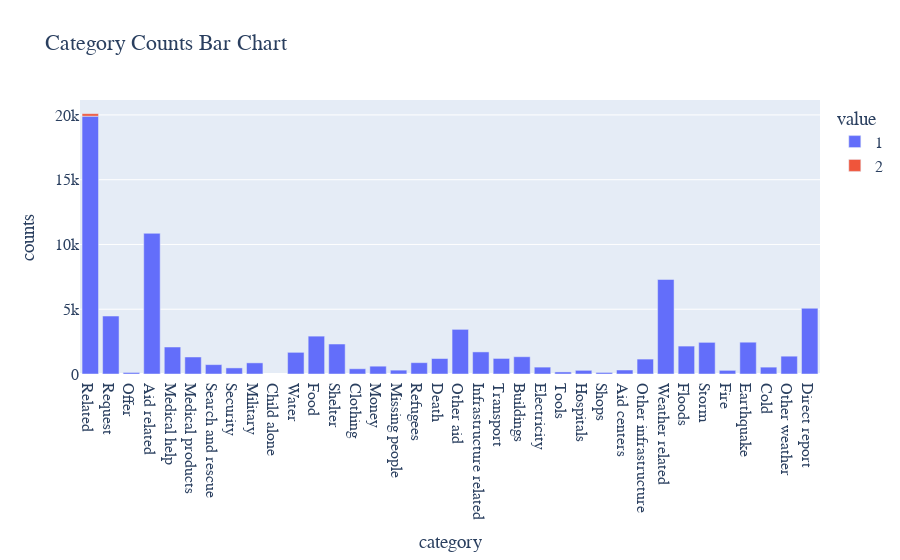

Write notebook code for a chart like this one.
### Code cell
fig.show()

### Figure 1 — Plotly figure (JSON) as saved in the notebook; plotly's stock layout.template omitted (floating-point values rounded to 4 significant figures)
{"data": [{"alignmentgroup": "True", "hovertemplate": "value=1<br>category=%{x}<br>counts=%{y}<extra></extra>", "legendgroup": "1", "marker": {"color": "#636efa", "pattern": {"shape": ""}}, "name": "1", "offsetgroup": "1", "orientation": "v", "showlegend": true, "textposition": "auto", "type": "bar", "x": ["Related", "Request", "Offer", "Aid related", "Medical help", "Medical products", "Search and rescue", "Security", "Military", "Child alone", "Water", "Food", "Shelter", "Clothing", "Money", "Missing people", "Refugees", "Death", "Other aid", "Infrastructure related", "Transport", "Buildings", "Electricity", "Tools", "Hospitals", "Shops", "Aid centers", "Other infrastructure", "Weather related", "Floods", "Storm", "Fire", "Earthquake", "Cold", "Other weather", "Direct report"], "xaxis": "x", "y": [19906, 4474, 118, 10860, 2084, 1313, 724, 471, 860, null, 1672, 2923, 2314, 405, 604, 298, 875, 1194, 3446, 1705, 1201, 1333, 532, 159, 283, 120, 309, 1151, 7297, 2155, 2443, 282, 2455, 530, 1376, 5075], "yaxis": "y"}, {"alignmentgroup": "True", "hovertemplate": "value=2<br>category=%{x}<br>counts=%{y}<extra></extra>", "legendgroup": "2", "marker": {"color": "#EF553B", "pattern": {"shape": ""}}, "name": "2", "offsetgroup": "2", "orientation": "v", "showlegend": true, "textposition": "auto", "type": "bar", "x": ["Related", "Request", "Offer", "Aid related", "Medical help", "Medical products", "Search and rescue", "Security", "Military", "Child alone", "Water", "Food", "Shelter", "Clothing", "Money", "Missing people", "Refugees", "Death", "Other aid", "Infrastructure related", "Transport", "Buildings", "Electricity", "Tools", "Hospitals", "Shops", "Aid centers", "Other infrastructure", "Weather related", "Floods", "Storm", "Fire", "Earthquake", "Cold", "Other weather", "Direct report"], "xaxis": "x", "y": [188, null, null, null, null, null, null, null, null, null, null, null, null, null, null, null, null, null, null, null, null, null, null, null, null, null, null, null, null, null, null, null, null, null, null, null], "yaxis": "y"}], "layout": {"autosize": true, "barmode": "relative", "font": {"family": "Times New Roman", "size": 16}, "legend": {"title": {"text": "value"}, "tracegroupgap": 0}, "title": {"text": "Category Counts Bar Chart"}, "xaxis": {"anchor": "y", "autorange": true, "domain": [0, 1], "range": [-0.5, 35.5], "title": {"text": "category"}, "type": "category"}, "yaxis": {"anchor": "x", "autorange": true, "domain": [0, 1], "range": [0, 21150.0], "title": {"text": "counts"}, "type": "linear"}}}
